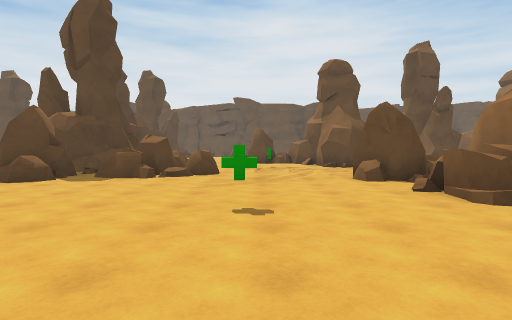
View 1 (above)

24 first-person views from a walk through a Unity game level. The camera is 1.3 m above the floor, tilts 2° down and sees 80° across. The floor is counted in squares, 2 m on a side. Each view is taken from the middle of a square. On the plan, view 1 faces up. The plan holds only what a view shows up to about 10 squares ahead; the rest is blank. The place goes on beyond the plan. The player character is not drawn. Some animated figures are left out.

View 2
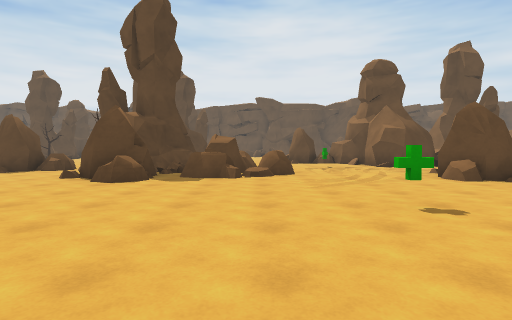

View 3
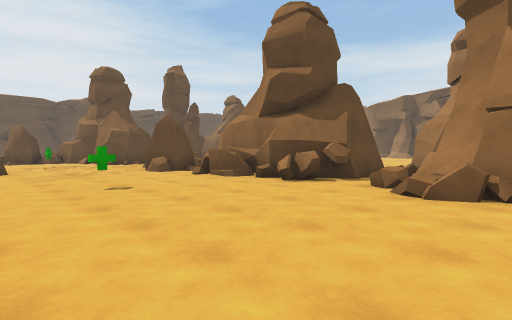

View 4
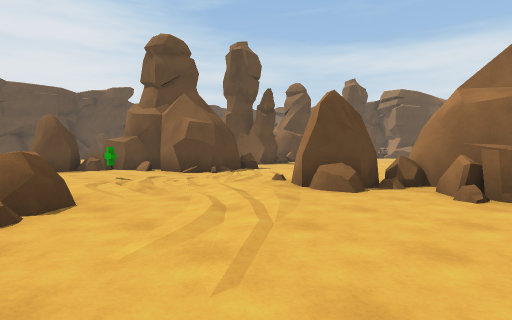

View 5
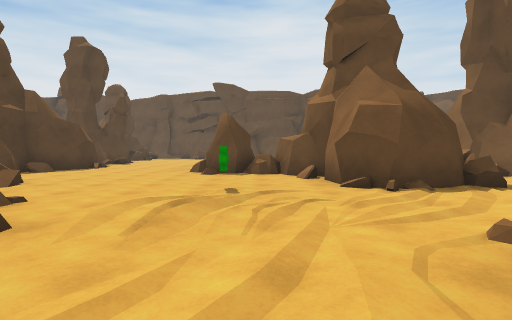

View 6
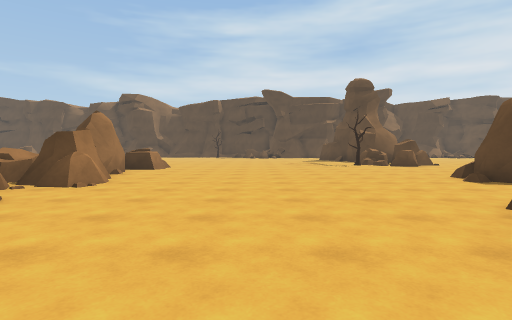

View 7
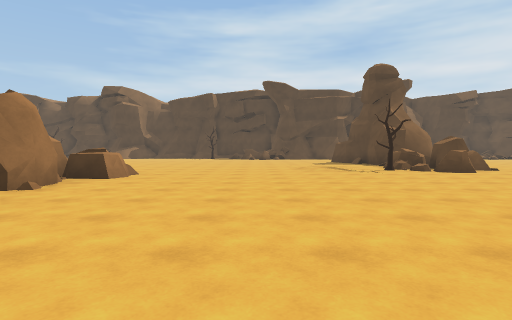

View 8
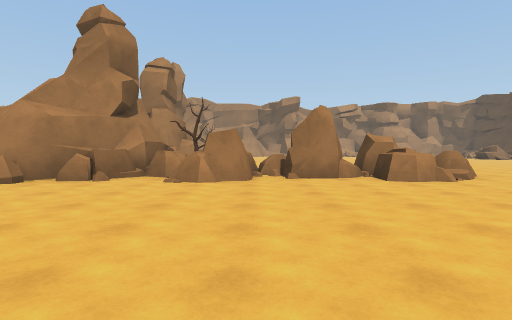

View 9
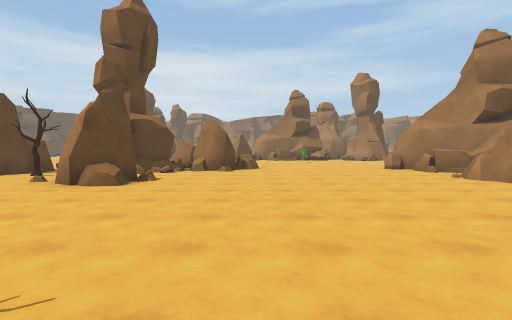

View 10
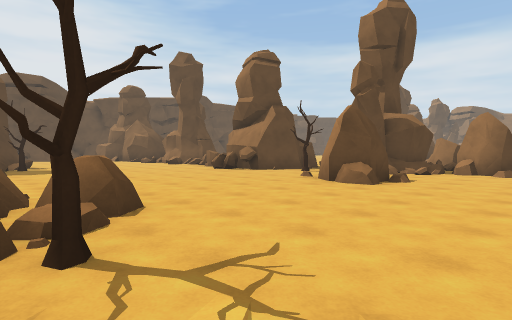

View 11
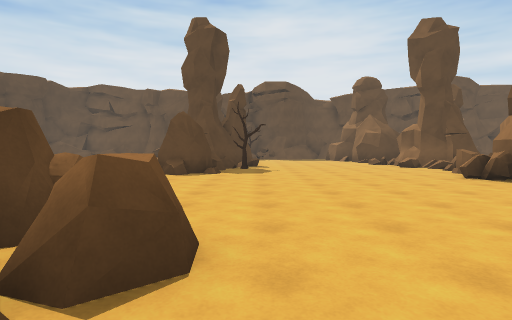

View 12
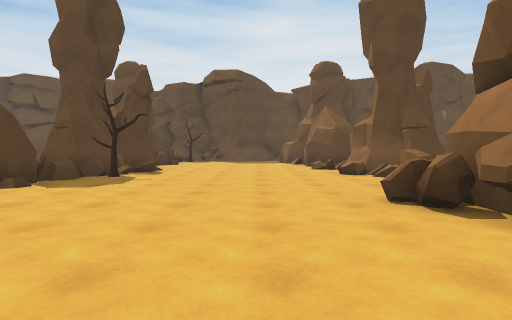

View 13
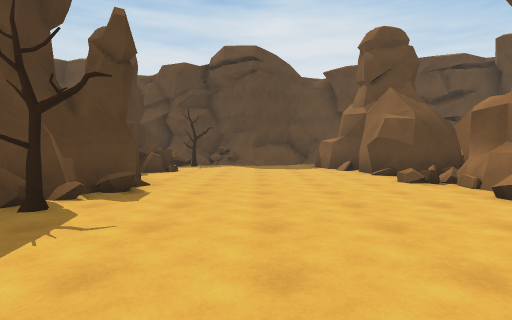

View 14
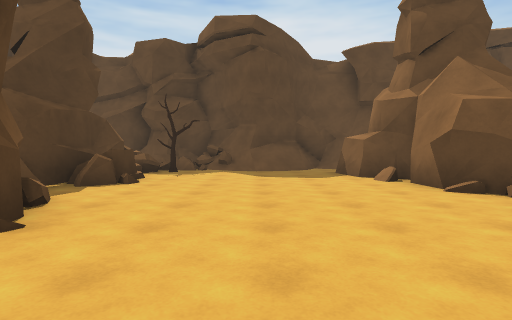

View 15
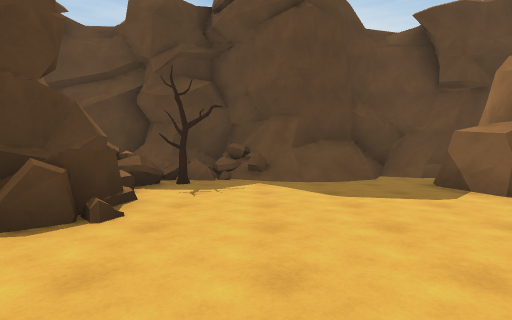

View 16
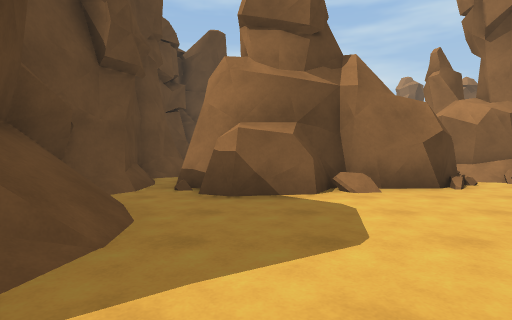

View 17
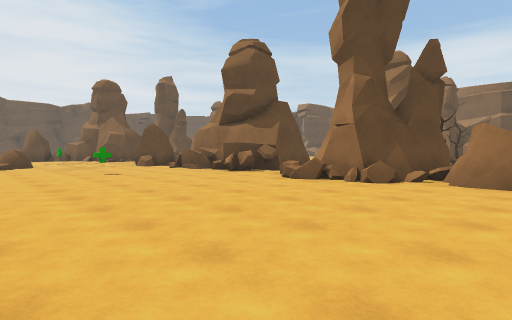

View 18
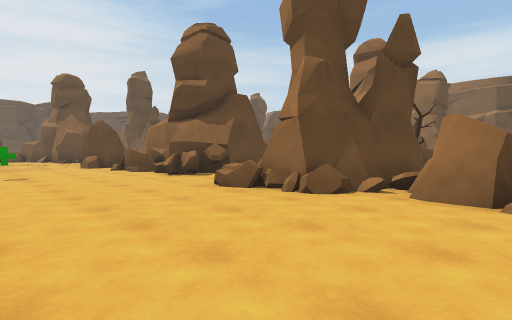

View 19
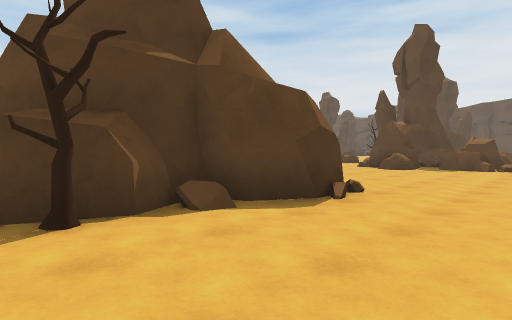

View 20
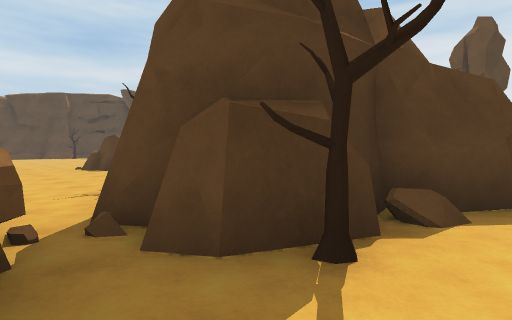

View 21
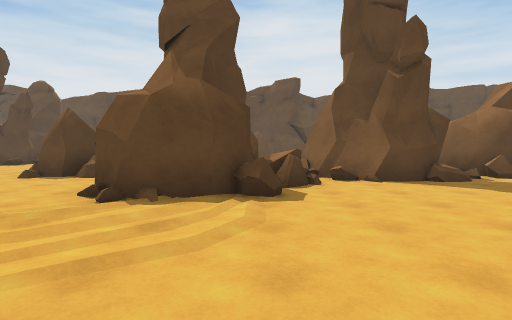

View 22
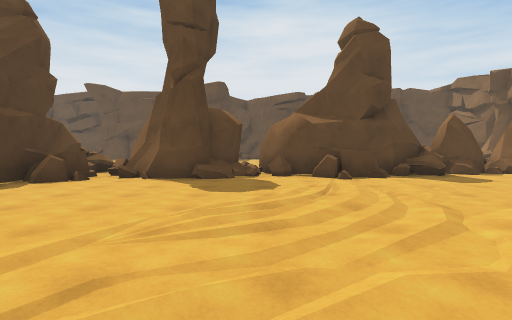

View 23
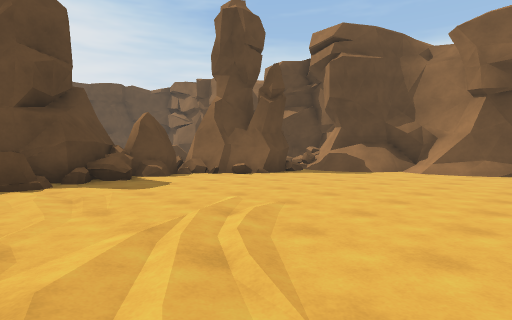

View 24
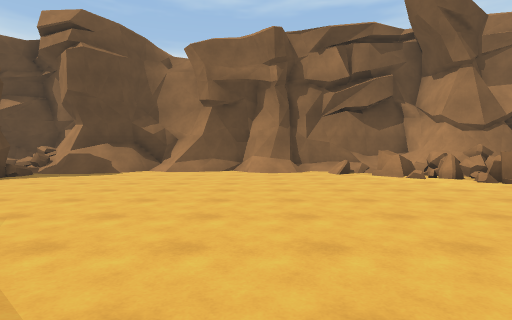

### Floor plan
Key: @ floor where view 1 was taken; # wall or solid block; . floor; / step, stairs or slope; = window, fence, low wall or low ledge; ^ raised ledge; R rock; T tree; O other object.
Columns run from 16 left of view 1 to 23 right of it. Each row starts with its distance up from view 1.
 28  ===#//=###
 27 ##T.//.##
 26 #^..../#
 25 ##.....##
 24 #^.....##
 23 #......###
 22 ##......##
 21  #.....=##
 20  ##.....##
 19 ##......###
 18 RT......  =
 17 R.......^
 16 R.......^  #....     #     #    RR#
 15 .......=####.../RR#  ###########R##
 14 .......^###.....RR####=########...#####
 13  .......### ......=###^.##..=#.....##=#
 12 ........T=  #......###.............../#
 11 R........#  #...O..###.............../##
 10 RR.....RR####.R......................./#
  9 RR....R#.###RRR.......................##
  8 T.........RR.RRR...R......../.........#
  7 ..........RR.R.....RR..  .............#
  6 ...........R.......R##    .  .........#
  5 ...................^#         ........#
  4 ...................^#          .....#=#
  3 ................O../#           ...=^ #
  2 ...................^##            ^=###
  1 ...R...R...#.........####          ###
  0 .RRRRRRR.^###...@...####
 -1 .RRR RRRR####......###
 -2 ..R...  #####......###
 -3  .......T###T.......##
 -4   ........##........R
 -5            # ......RRR

Where each view was taken, in squares from view 1:
view 1: 0 up, 0 right, facing up
view 2: 0 up, 2 left, facing up
view 3: 2 down, 2 left, facing up-right
view 4: 4 up, 2 left, facing up-right
view 5: 6 up, 1 right, facing up
view 6: 4 up, 3 left, facing left
view 7: 4 up, 6 left, facing left
view 8: 7 up, 10 left, facing down
view 9: 6 up, 16 left, facing right
view 10: 6 up, 16 left, facing up-right
view 11: 8 up, 14 left, facing up
view 12: 11 up, 11 left, facing up
view 13: 15 up, 12 left, facing up
view 14: 18 up, 12 left, facing up
view 15: 21 up, 13 left, facing up
view 16: 26 up, 14 left, facing right
view 17: 5 down, 3 left, facing up-right
view 18: 5 down, 1 left, facing up-right
view 19: 4 down, 1 left, facing up-left
view 20: 5 down, 3 left, facing up-left
view 21: 7 up, 5 right, facing up
view 22: 6 up, 10 right, facing up
view 23: 7 up, 12 right, facing up-right
view 24: 7 up, 12 right, facing right
